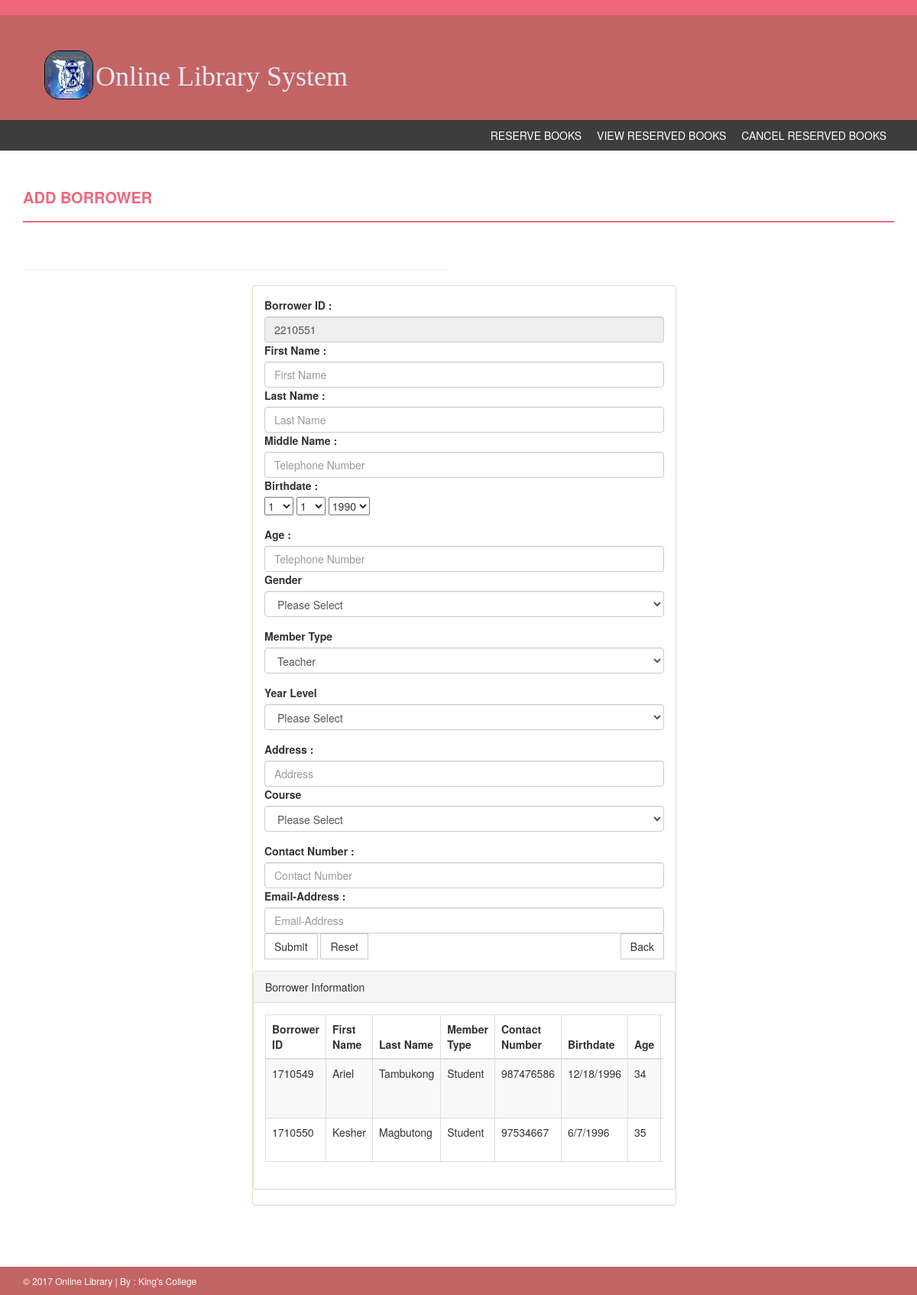
Page /index.php?page=add_borrower on the committed database.
### tables this page shows
CREATE TABLE `student_num` (
  `student_num_id` int(11) NOT NULL,
  `student_num` int(11) NOT NULL
);

CREATE TABLE `student` (
  `student_id` int(11) NOT NULL,
  `first_name` varchar(100) NOT NULL,
  `last_name` varchar(100) NOT NULL,
  `middle_name` varchar(100) NOT NULL,
  `age` int(11) NOT NULL,
  `gender` varchar(100) NOT NULL,
  `student_num_id` int(11) NOT NULL,
  `year_level` int(11) NOT NULL,
  `address` varchar(100) NOT NULL,
  `course_id` int(11) NOT NULL,
  `contact_number` int(11) NOT NULL,
  `contemporary_year` int(11) NOT NULL,
  `uncontemporary_year` int(11) NOT NULL,
  `email_address` varchar(100) NOT NULL,
  `birthdate` varchar(100) NOT NULL,
  `staff_type_id` int(11) NOT NULL
);

CREATE TABLE `staff_type` (
  `staff_type_id` int(11) NOT NULL,
  `staff_type` varchar(100) NOT NULL
);

### index.php (called while the page is built, shortened)
<?php
include('php/header.php');
if(isset($_GET['page'])){
    $page=$_GET['page'];
}else{
    $page='admin_panel';
}
include('php/'.$page.'.php');
include('php/footer.php');
?>

### php/add_borrower.php (the view, shortened to what this page needs)
<?php
include('config.php');
$sql_id='SELECT * FROM `student_num`';
$qry_id=mysqli_query($CON, $sql_id) or die(mysqli_error($qry_id));
while($row=mysqli_fetch_array($qry_id)){
    $student_num=$row['student_num'];
}if(mysqli_num_rows($qry_id)==1){
    $sql_student_id='SELECT * FROM `student`';
    $qry_student_id=mysqli_query($CON, $sql_student_id) or die(mysqli_error($qry_student_id));
    $num_rows_id=mysqli_num_rows($qry_student_id);
    $date=date('y');
    $curr=$date.($num_rows_id+$student_num);
    $str=str_pad($curr, 7, 1, STR_PAD_LEFT);
    $id=$str+1;
}
?>
<div class="content-wrapper">
        <div class="container">
            <div class="row">
                <div class="col-md-12">
                    <h4 class="page-head-line">Add Borrower</h4>
                </div>
            </div>
            <div class="row">
                <div class="col-md-12">
                </div>
            </div>
            <div class="row">
                <div class="col-md-6">
                    <hr>
                     <div class="Compose-Message">
                <div class="panel panel-success" style="margin-right: -300px;margin-left: 300px;">
                    <div class="panel-body">
                        <form action="" method="post" enctype="multipart/form-data">
                        <label>Borrower ID :  </label>
                        <input name="" disabled="yes" placeholder="Author ID" value="<?php echo $id; ?>" placeholder="" id="input-stock(units)" required="" class="form-control" type="text">
                        <label>First Name :  </label>
                        <input  name="first_name" value="" placeholder="First Name" id="input-price" required="" class="form-control" type="text">
                        <label>Last Name :  </label>
                        <input name="last_name" value="" placeholder="Last Name" id="input-price" required="" class="form-control" type="text">
                        <label>Middle Name :  </label>
                        <input name="middle_name" value="" placeholder="Telephone Number" id="input-price" required="" class="form-control" type="text">
                        <label>Birthdate :  </label>
                        <div class="form-group required">
                  <select name="month">
                  <?php
                  for($i_date=1; $i_date<=12; ++$i_date){
                  ?>
                            <option value="<?php echo $i_date; ?>"><?php echo $i_date; ?></option>
                            <?php } ?>
                  </select>
                  <select name="day">
                  <?php
                  for($i=1; $i<=31; ++$i){
                  ?>
                  <option value="<?php echo $i; ?>"><?php echo $i; ?></option>
                  <?php } ?>
                  </select>
                  <select name="year">
                  <?php
                  for($i2=1990; $i2<=2050; ++$i2){
                  ?>
                        <option value="<?php echo $i2; ?>"><?php echo $i2; ?></option>
                        <?php } ?>
                  </select>
                  </div>
                        <label>Age :  </label>
                        <input name="age" value="" placeholder="Telephone Number" id="input-price" required="" class="form-control" type="text">
                        <div class="form-group">
                                            <label>Gender</label>
                                            <select name="gender" class="form-control">
                                                <option value="0">Please Select</option>
                                            </select>
                        </div>
                        <div class="form-group">
                                            <label>Member Type</label>
                                            <select name="member_type" class="form-control">
                                                <?php
                                                include('config.php');
                                                $sql_member='SELECT * FROM `staff_type`';
                                                $qry_member=mysqli_query($CON, $sql_member) or die(mysqli_error($qry_member));
                                                while($row=mysqli_fetch_array($qry_member)){
                                                    $staff_type_id=$row['staff_type_id'];
                                                    $staff_type=$row['staff_type'];
                                                ?>
                                                <option value="<?php echo $staff_type_id; ?>" selected="selected"><?php echo $staff_type; ?></option>
                                                <?php
                                                }
                                                ?>
                                            </select>
                        </div>
                        <div class="form-group">
                                            <label>Year Level</label>
                                            <select name="year_level" class="form-control">
                                                <option value="0">Please Select</option>
                                            </select>
                        </div>
                        <label>Address :  </label>
                        <input name="address" value="" placeholder="Address" id="input-price" required="" class="form-control" type="text">
                        <div class="form-group">
                                            <label>Course</label>
                                            <select name="course" class="form-control">
                                                <option value="0">Please Select</option>
                                                <?php
                                                include('config.php');
                                                ?>
                                            </select>
                        </div>
                        <label>Contact Number :  </label>
                        <input name="contact_number" value="" placeholder="Contact Number" id="input-price" required="" class="form-control" type="text">
                        <label>Email-Address :  </label>
                        <input name="email_address" value="" placeholder="Email-Address" id="input-price" required="" class="form-control" type="text">
                        <button type="submit" value="Submit" name="Submit" class="btn btn-default">Submit</button>
                      <button type="submit" class="btn btn-default">Reset</button>
                      <a href="<?php echo $BASE_URL;?>index.php?page=admin_panel" style="float: right;" class="btn btn-default">Back</a>
                      </form>
                    </div>
                    <div class="panel panel-default">
                        <div class="panel-heading">
                            Borrower Information
                        </div>
                        <div class="panel-body">
                            <div class="table-responsive">
                                <table class="table table-striped table-bordered table-hover">
                                    <thead>
                                        <tr>
                                            <th>Borrower ID</th>
                                            <th>First Name</th>
                                            <th>Last Name</th>
                                            <th>Member Type</th>
                                            <th>Contact Number</th>
                                            <th>Birthdate</th>
                                            <th>Age</th>
                                            <th>Gender</th>
                                        </tr>
                                    </thead>
                                    <tbody>
                                        <tr>
                                        <?php
                                         include('config.php');
                                         $sql='SELECT student.student_id, student.student_num_id, student.first_name, student.last_name, staff_type.staff_type, student.contact_number, student.birthdate, student.age, student.gender, student.year_level, student.address, course.course, student.email_address
                                            FROM student
                                            INNER JOIN staff_type
                                            ON staff_type.staff_type_id=student.staff_type_id
                                            INNER JOIN course
                                            ON course.course_id=student.course_id';
                                         $qry=mysqli_query($CON, $sql) or die(mysqli_error($qry));
                                         while($row=mysqli_fetch_array($qry)){
                                            $student_num_id=$row['student_num_id'];
                                            $first_name=$row['first_name'];
                                            $last_name=$row['last_name'];
                                            $staff_type=$row['staff_type'];
                                            $contact_number=$row['contact_number'];
                                            $birthdate=$row['birthdate'];
                                            $age=$row['age'];
                                            $gender=$row['gender'];
                                         ?>
                                            <td><?php echo $student_num_id; ?></td>
                                            <td><?php echo $first_name; ?></td>
                                            <td><?php echo $last_name; ?></td>
                                            <td><?php echo $staff_type; ?></td>
                                            <td><?php echo $contact_number; ?></td>
                                            <td><?php echo $birthdate; ?></td>
                                            <td><?php echo $age; ?></td>
                                            <td><?php echo $gender; ?></td>
                                        </tr>
                                        <?php
                                        }
                                        ?>
                                    </tbody>
                                </table>
                            </div>
                        </div>
                    </div>
                </div>
                     </div>
                </div>
            </div>
        </div>
    </div>

### assets/css/style.css (style rules this page uses)
body { font-family: 'Roboto', sans-serif; line-height: 30px; }
.content-wrapper { margin-top: 40px; min-height: 600px; padding-bottom: 60px; }
.page-head-line { font-weight: 900; padding-bottom: 20px; border-bottom: 2px solid #F0677C; text-transform: uppercase; color: #F0677C; font-size: 20px; margin-bottom: 40px; }
.btn { border-radius: 0px; -webkit-border-radius: 0px; -moz-border-radius: 0px; }

### assets/css/style2.css (style rules this page uses)
*, *::before, *::after { -webkit-box-sizing: border-box; -moz-box-sizing: border-box; box-sizing: border-box; }
body { font-family: 'Roboto', sans-serif; font-weight: 400px; }
body { font-family: "Helvetica Neue",Helvetica,Arial,sans-serif; font-size: 14px; line-height: 1.428571429; color: #333; }
html { font-size: 62.5%; }
html { font-family: sans-serif; -webkit-text-size-adjust: 100%; }
a { -webkit-transition: 300ms; -moz-transition: 300ms; -o-transition: 300ms; transition: 300ms; }
a { color: #428bca; text-decoration: none; }
a { background: transparent; }
a { color: #428bca; }

### rows in the picture
student_num: student_num "2210551"
student: student_num "1710549", first_name "Ariel", last_name "Tambukong", staff_type.staff_type "Student", contact_number "987476586", birthdate "12/18/1996", age "34"
student: student_num "1710550", first_name "Kesher", last_name "Magbutong", staff_type.staff_type "Student", contact_number "97534667", birthdate "6/7/1996", age "35"

### other values in the picture
form field month "1"
form field day "1"
form field year "1990"
form field member_type "Teacher"
